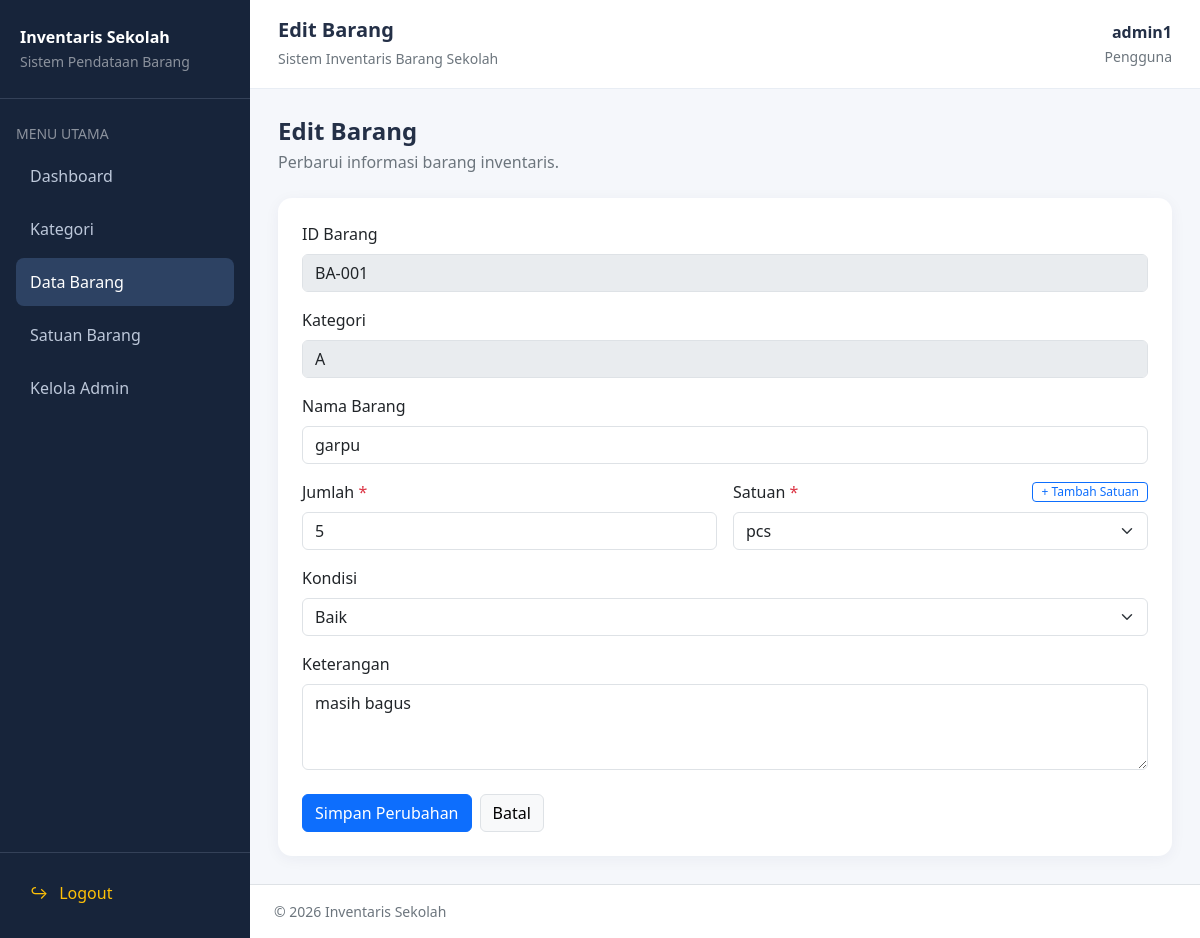
Screenshot of /barang/edit.php?id=BA-001 (signed in) with the database file from the repository.
### tables this page shows
CREATE TABLE `barang` (
  `id_barang` varchar(20) NOT NULL,
  `nama_barang` varchar(150) NOT NULL,
  `id_kategori` varchar(10) NOT NULL,
  `jumlah` int(10) UNSIGNED NOT NULL DEFAULT 0,
  `satuan` varchar(30) NOT NULL DEFAULT 'unit',
  `kondisi` enum('Baik','Rusak Ringan','Rusak Berat') NOT NULL DEFAULT 'Baik',
  `keterangan` text DEFAULT NULL
);

### barang/edit.php (the view, shortened to what this page needs)
<?php
    require_once __DIR__ . '/../auth.php';
    $idBarang = trim($_GET['id'] ?? '');
    $stmt = mysqli_prepare(
    $conn,
    "SELECT id_barang, nama_barang, id_kategori,
            jumlah, satuan, kondisi, keterangan
     FROM barang
     WHERE id_barang = ?"
    );
    mysqli_stmt_bind_param($stmt, 's', $idBarang);
    mysqli_stmt_execute($stmt);
    $barang = mysqli_fetch_assoc(mysqli_stmt_get_result($stmt));
    $namaBarang = $barang['nama_barang'];
    $jumlah     = (string) $barang['jumlah'];
    $satuan     = $barang['satuan'] ?? 'unit';
    $kondisi    = $barang['kondisi'];
    $keterangan = $barang['keterangan'] ?? '';
    $satuanQuery = mysqli_query($conn, "SELECT nama_satuan FROM satuan ORDER BY nama_satuan ASC");
    $satuanList = [];
    if ($satuanQuery) {
        while ($sRow = mysqli_fetch_assoc($satuanQuery)) {
            $satuanList[] = $sRow['nama_satuan'];
        }
    }
    require_once __DIR__ . '/../assets/header.php';
?>
<div class="mb-4">
    <h4 class="fw-bold mb-1">Edit Barang</h4>
    <p class="text-secondary mb-0">
        Perbarui informasi barang inventaris.
    </p>
</div>
<div class="card summary-card">
    <div class="card-body p-4">
        <form method="POST">
            <div class="mb-3">
                <label class="form-label">ID Barang</label>
                <input
                    type="text"
                    class="form-control"
                    value="<?php echo htmlspecialchars($barang['id_barang'], ENT_QUOTES, 'UTF-8') ?>"
                    disabled
                >
            </div>
            <div class="mb-3">
                <label class="form-label">Kategori</label>
                <input
                    type="text"
                    class="form-control"
                    value="<?php echo htmlspecialchars($barang['id_kategori'], ENT_QUOTES, 'UTF-8') ?>"
                    disabled
                >
            </div>
            <div class="mb-3">
                <label for="nama_barang" class="form-label">
                    Nama Barang
                </label>
                <input
                    type="text"
                    name="nama_barang"
                    id="nama_barang"
                    class="form-control"
                    maxlength="150"
                    value="<?php echo htmlspecialchars($namaBarang, ENT_QUOTES, 'UTF-8') ?>"
                    required
                >
            </div>
            <div class="row g-3 mb-3">
                <div class="col-12 col-md-6">
                    <label for="jumlah" class="form-label">
                        Jumlah <span class="text-danger">*</span>
                    </label>
                    <input
                        type="number"
                        name="jumlah"
                        id="jumlah"
                        class="form-control"
                        min="0"
                        max="4294967295"
                        value="<?php echo htmlspecialchars((string) $jumlah, ENT_QUOTES, 'UTF-8') ?>"
                        required
                    >
                </div>
                <div class="col-12 col-md-6">
                    <div class="d-flex justify-content-between align-items-center mb-2">
                        <label for="satuan" class="form-label mb-0">
                            Satuan <span class="text-danger">*</span>
                        </label>
                        <button
                            type="button"
                            class="btn btn-sm btn-outline-primary py-0 px-2"
                            data-bs-toggle="modal"
                            data-bs-target="#modalTambahSatuan"
                            style="font-size: 12px;"
                        >
                            + Tambah Satuan
                        </button>
                    </div>
                    <select
                        name="satuan"
                        id="satuan"
                        class="form-select"
                        required
                    >
                        <?php
                            foreach ($satuanList as $opsi):
                        ?>
                            <option
                                value="<?php echo htmlspecialchars($opsi, ENT_QUOTES, 'UTF-8') ?>"
                                <?php echo $satuan === $opsi ? 'selected' : '' ?>
                            >
                                <?php echo htmlspecialchars($opsi, ENT_QUOTES, 'UTF-8') ?>
                            </option>
                        <?php endforeach; ?>
                    </select>
                </div>
            </div>
            <div class="mb-3">
                <label for="kondisi" class="form-label">Kondisi</label>
                <select name="kondisi" id="kondisi" class="form-select" required>
                    <?php foreach (['Baik', 'Rusak Ringan', 'Rusak Berat'] as $pilihan): ?>
                        <option
                            value="<?php echo $pilihan ?>"
                            <?php echo $kondisi === $pilihan ? 'selected' : '' ?>
                        >
                            <?php echo $pilihan ?>
                        </option>
                    <?php endforeach; ?>
                </select>
            </div>
            <div class="mb-4">
                <label for="keterangan" class="form-label">
                    Keterangan
                </label>
                <textarea
                    name="keterangan"
                    id="keterangan"
                    class="form-control"
                    rows="3"
                ><?php echo htmlspecialchars($keterangan, ENT_QUOTES, 'UTF-8') ?></textarea>
            </div>
            <div class="d-flex gap-2">
                <button type="submit" class="btn btn-primary">
                    Simpan Perubahan
                </button>
                <a href="index.php" class="btn btn-light border">
                    Batal
                </a>
            </div>
        </form>
    </div>
</div>
<?php require_once __DIR__ . '/../assets/footer.php'; ?>

### assets/header.php (style rules this page uses)
body { background: #f5f7fb; color: #243047; margin: 0; }
.summary-card { border: 0; border-radius: 14px; box-shadow: 0 3px 15px rgba(25, 40, 70, .05); }

### rows the page displays
barang: id_barang "BA-001", id_kategori "A", nama_barang "garpu", jumlah "5", satuan "pcs", kondisi "Baik", keterangan "masih bagus"

### other values shown
$pageTitle "Edit Barang"
$username "admin1"
